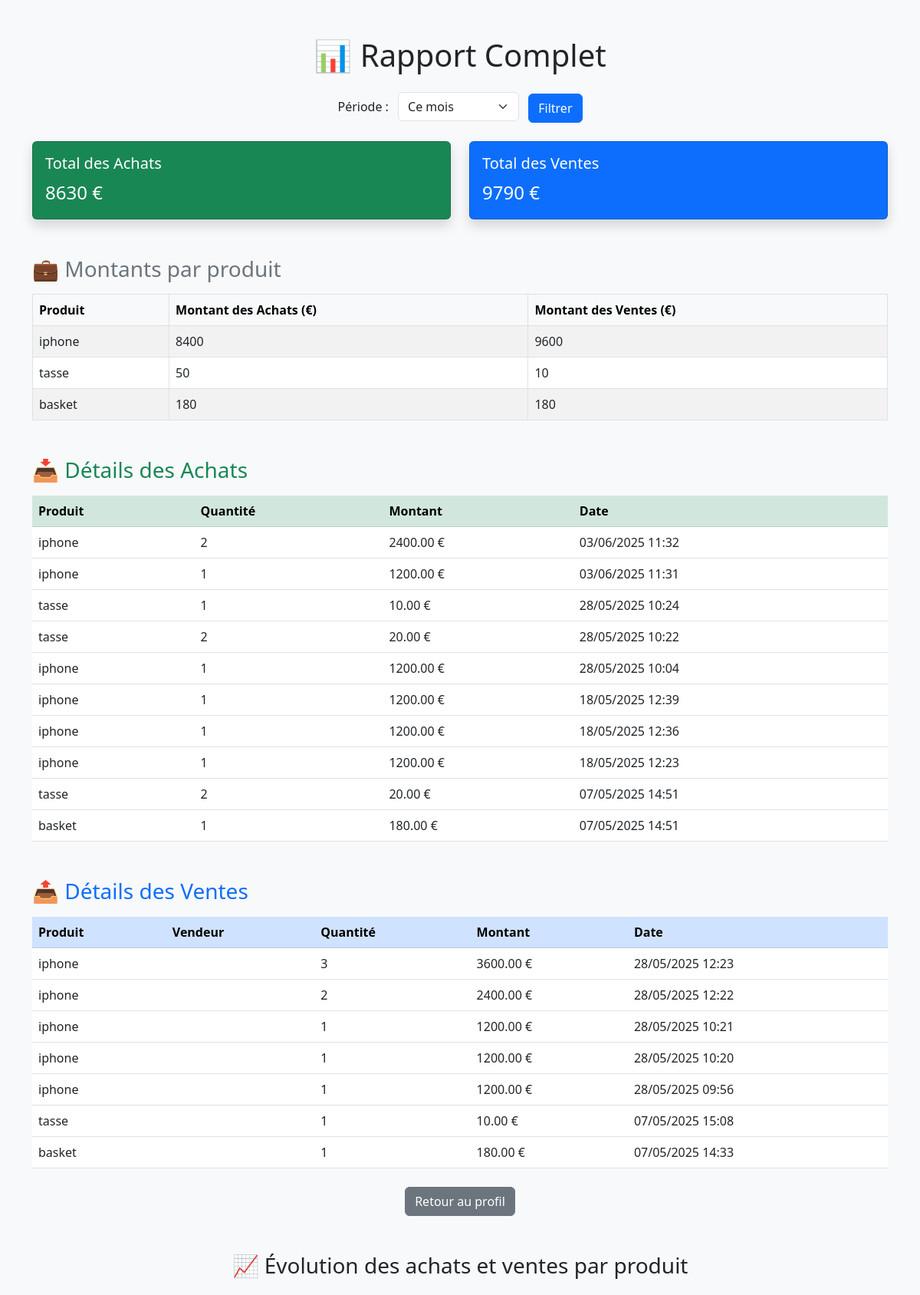
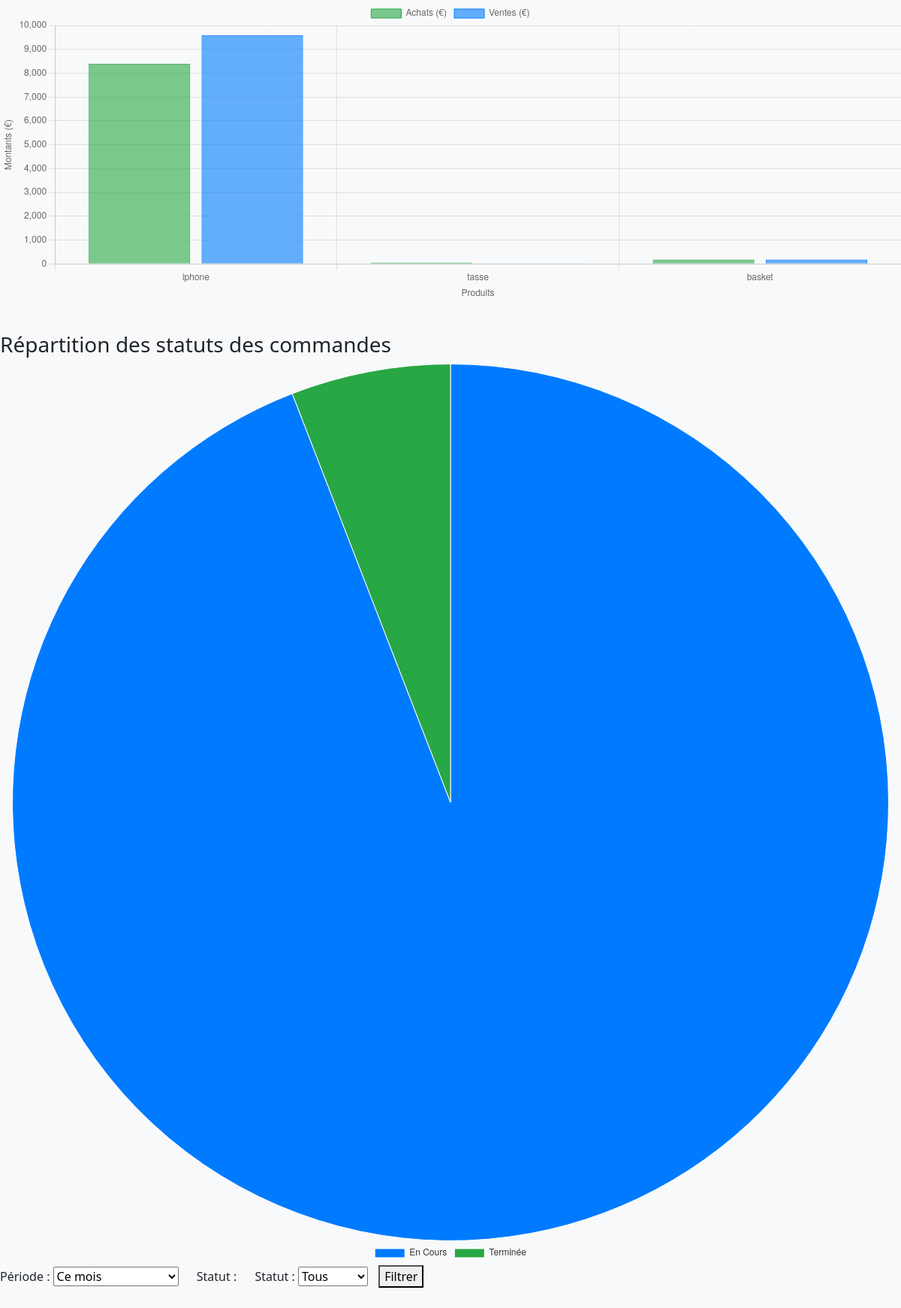
Page /inventaire/rapports/complet/ on the committed database (2 pictures, top to bottom).
### inventaire/models.py (models this page shows, shortened)
class Produit(models.Model):
    nom = models.CharField(max_length=100)
    description = models.TextField()
    prix = models.PositiveIntegerField()
    quantite_stock = models.PositiveIntegerField()
    date_ajout = models.DateTimeField(auto_now_add=True)
    seuil_min = models.PositiveIntegerField(default=5)  # seuil critique
    seuil_max = models.PositiveIntegerField(default=100)  # stock idéal  #
    vendeur = models.CharField(max_length=100, blank=True, null=True)

class Commande(models.Model):
    TYPE_CHOICES = [
        ('achat', 'Achat'),
        ('vente', 'Vente'),
    ]
    STATUT_CHOICES = [
        ('en_cours', 'En Cours'),
        ('terminee', 'Terminée'),
        ('annulee', 'Annulée'),
    ]
    type = models.CharField(max_length=10, choices=TYPE_CHOICES)
    date = models.DateTimeField(default=timezone.now)
    montant_total = models.DecimalField(max_digits=10, decimal_places=2)
    quantite = models.PositiveIntegerField()
    statut = models.CharField(max_length=10, choices=STATUT_CHOICES)
    produit = models.ForeignKey(Produit, on_delete=models.CASCADE)
    utilisateur = models.ForeignKey(Utilisateur, on_delete=models.CASCADE)

### inventaire/views.py (the view)
# urls.py: path('rapports/complet/', views.rapport_complet, name='rapport_complet'),
def rapport_complet(request):
    periode = request.GET.get('periode', 'mois')
    if periode == 'semaine':
        date_min = datetime.now() - timedelta(days=7)
    elif periode == 'mois':
        date_min = datetime.now() - timedelta(days=30)
    else:
        date_min = datetime.min
    commandes_filtrees = Commande.objects.filter(date__gte=date_min)
    total_achats = commandes_filtrees.filter(type='achat').aggregate(total=Sum('montant_total'))['total'] or 0
    total_ventes = commandes_filtrees.filter(type='vente').aggregate(total=Sum('montant_total'))['total'] or 0
    details_par_produit = []
    produits = Produit.objects.all()
    for produit in produits:
        montant_achat = commandes_filtrees.filter(type='achat', produit=produit).aggregate(total=Sum('montant_total'))['total'] or 0
        montant_vente = commandes_filtrees.filter(type='vente', produit=produit).aggregate(total=Sum('montant_total'))['total'] or 0
        if montant_achat > 0 or montant_vente > 0:
            details_par_produit.append({
                'produit': produit.nom,
                'vendeur': produit.vendeur,
                'achat': montant_achat,
                'vente': montant_vente,
            })
    achats = commandes_filtrees.filter(type='achat').order_by('-date')
    ventes = commandes_filtrees.filter(type='vente').order_by('-date')
    statuts = commandes_filtrees.values('statut').annotate(total=Count('id'))
    statut_labels = [dict(Commande.STATUT_CHOICES).get(s['statut'], s['statut']) for s in statuts]
    statut_data = [s['total'] for s in statuts]
    statut_labels_json = json.dumps(statut_labels)
    statut_data_json = json.dumps(statut_data)
    return render(request, 'inventaire/rapport_complet.html', {
        'periode': periode,
        'total_achats': total_achats,
        'total_ventes': total_ventes,
        'details_par_produit': details_par_produit,
        'achats': achats,
        'ventes': ventes,
        'statut_labels': statut_labels_json,
        'statut_data': statut_data_json
    })

### inventaire/templates/inventaire/rapport_complet.html (shortened to what this page needs)
<!DOCTYPE html>
<html lang="fr">
<head>
    {% load static %}
    <link href="https://cdn.jsdelivr.net/npm/bootstrap@5.3.0/dist/css/bootstrap.min.css" rel="stylesheet">
</head>
<body class="bg-light">
<div class="container my-5">
    <h1 class="text-center mb-4">📊 Rapport Complet</h1>
    <form method="get" class="text-center mb-4">
        <label class="me-2">Période :</label>
        <select name="periode" class="form-select d-inline w-auto">
            <option value="mois" {% if periode == 'mois' %}selected{% endif %}>Ce mois</option>
        </select>
        <button class="btn btn-primary ms-2">Filtrer</button>
    </form>
    <div class="row mb-4">
        <div class="col-md-6">
            <div class="card text-white bg-success shadow">
                <div class="card-body">
                    <h5 class="card-title">Total des Achats</h5>
                    <p class="card-text fs-4">{{ total_achats }} €</p>
                </div>
            </div>
        </div>
        <div class="col-md-6">
            <div class="card text-white bg-primary shadow">
                <div class="card-body">
                    <h5 class="card-title">Total des Ventes</h5>
                    <p class="card-text fs-4">{{ total_ventes }} €</p>
                </div>
            </div>
        </div>
    </div>
    <h3 class="mt-5 mb-3 text-secondary">💼 Montants par produit</h3>
    <table class="table table-bordered table-striped">
        <thead class="table-light">
            <tr>
                <th>Produit</th>
                <th>Montant des Achats (€)</th>
                <th>Montant des Ventes (€)</th>
            </tr>
        </thead>
        <tbody>
            {% for item in details_par_produit %}
            <tr>
                <td>{{ item.produit }}</td>
                <td>{{ item.achat }}</td>
                <td>{{ item.vente }}</td>
            </tr>
            {% endfor %}
        </tbody>
    </table>
    <h3 class="mt-5 mb-3 text-success">📥 Détails des Achats</h3>
    <table class="table table-hover">
        <thead class="table-success">
            <tr>
                <th>Produit</th>
                <th>Quantité</th>
                <th>Montant</th>
                <th>Date</th>
            </tr>
        </thead>
        <tbody>
            {% for achat in achats %}
            <tr>
                <td>{{ achat.produit.nom }}</td>
                <td>{{ achat.quantite }}</td>
                <td>{{ achat.montant_total }} €</td>
                <td>{{ achat.date|date:"d/m/Y H:i" }}</td>
            </tr>
            {% endfor %}
        </tbody>
    </table>
    <h3 class="mt-5 mb-3 text-primary">📤 Détails des Ventes</h3>
    <table class="table table-hover">
        <thead class="table-primary">
            <tr>
                <th>Produit</th>
                <th>Vendeur</th>
                <th>Quantité</th>
                <th>Montant</th>
                <th>Date</th>
            </tr>
        </thead>
        <tbody>
            {% for vente in ventes %}
            <tr>
                <td>{{ vente.produit.nom }}</td>
                <td>{{ item.vendeur }}</td>
                <td>{{ vente.quantite }}</td>
                <td>{{ vente.montant_total }} €</td>
                <td>{{ vente.date|date:"d/m/Y H:i" }}</td>
            </tr>
            {% endfor %}
        </tbody>
    </table>
    <div class="text-center mt-4">
        <a href="{% url 'profile' %}" class="btn btn-secondary">Retour au profil</a>
    </div>
</div>
</body>
</html>
<div class="mt-5">
    <h3 class="text-center mb-4">📈 Évolution des achats et ventes par produit</h3>
    <canvas id="evolutionChart" height="100"></canvas>
</div>
<script>
    const ctx = document.getElementById('evolutionChart').getContext('2d');
    const labels = [{% for item in details_par_produit %}'{{ item.produit }}',{% endfor %}];
    const dataAchats = [{% for item in details_par_produit %}{{ item.achat }},{% endfor %}];
    const dataVentes = [{% for item in details_par_produit %}{{ item.vente }},{% endfor %}];
    new Chart(ctx, {
        type: 'bar',
        data: {
            labels: labels,
            datasets: [
                {
                    label: 'Achats (€)',
                    data: dataAchats,
                    backgroundColor: 'rgba(40, 167, 69, 0.6)', // vert
                    borderColor: 'rgba(40, 167, 69, 1)',
                    borderWidth: 1
                },
                {
                    label: 'Ventes (€)',
                    data: dataVentes,
                    backgroundColor: 'rgba(0, 123, 255, 0.6)', // bleu
                    borderColor: 'rgba(0, 123, 255, 1)',
                    borderWidth: 1
                }
            ]
        },
        options: {
            responsive: true,
            scales: {
                y: {
                    beginAtZero: true,
                    title: { display: true, text: 'Montants (€)' }
                },
                x: {
                    title: { display: true, text: 'Produits' }
                }
            }
        }
    });
</script>
<h3 style="margin-top: 40px;">Répartition des statuts des commandes</h3>
<canvas id="statutChart" width="400" height="400"></canvas>
<script>
    const ctxStatut = document.getElementById('statutChart').getContext('2d');
    const statutChart = new Chart(ctxStatut, {
        type: 'pie',
        data: {
            labels: {{ statut_labels|safe }},
            datasets: [{
                data: {{ statut_data|safe }},
                backgroundColor: ['#007bff', '#28a745', '#dc3545'],
                borderWidth: 1
            }]
        },
        options: {
            responsive: true,
            plugins: {
                legend: {
                    position: 'bottom',
                    labels: {
                        color: '#333'
                    }
                }
            }
        }
    });
</script>
<form method="get" style="margin-bottom: 30px;">
    <label for="periode">Période :</label>
    <select name="periode" id="periode">
        <option value="mois" {% if periode == 'mois' %}selected{% endif %}>Ce mois</option>
    </select>
    <label for="statut" style="margin-left: 20px;">Statut :</label>
    <label for="statut" style="margin-left: 20px;">Statut :</label>
    <select name="statut" id="statut">
        <option value="" {% if not statut_filter %}selected{% endif %}>Tous</option>
    </select>
    <button type="submit" style="margin-left: 10px;">Filtrer</button>
</form>

### rows in the picture
Produit: produit "iphone"
Produit: produit "tasse"
Produit: produit "basket"
Commande: produit.nom "iphone", quantite "2", montant_total "2400.00", date "03/06/2025 11:32"
Commande: produit.nom "iphone", quantite "1", montant_total "1200.00", date "03/06/2025 11:31"
Commande: produit.nom "tasse", quantite "1", montant_total "10.00", date "28/05/2025 10:24"
Commande: produit.nom "tasse", quantite "2", montant_total "20.00", date "28/05/2025 10:22"
Commande: produit.nom "iphone", quantite "1", montant_total "1200.00", date "28/05/2025 10:04"
Commande: produit.nom "iphone", quantite "1", montant_total "1200.00", date "18/05/2025 12:39"
Commande: produit.nom "iphone", quantite "1", montant_total "1200.00", date "18/05/2025 12:36"
Commande: produit.nom "iphone", quantite "1", montant_total "1200.00", date "18/05/2025 12:23"
Commande: produit.nom "tasse", quantite "2", montant_total "20.00", date "07/05/2025 14:51"
Commande: produit.nom "basket", quantite "1", montant_total "180.00", date "07/05/2025 14:51"
Commande: produit.nom "iphone", quantite "3", montant_total "3600.00", date "28/05/2025 12:23"
Commande: produit.nom "iphone", quantite "2", montant_total "2400.00", date "28/05/2025 12:22"
Commande: produit.nom "iphone", quantite "1", montant_total "1200.00", date "28/05/2025 10:21"
Commande: produit.nom "iphone", quantite "1", montant_total "1200.00", date "28/05/2025 10:20"
Commande: produit.nom "iphone", quantite "1", montant_total "1200.00", date "28/05/2025 09:56"
Commande: produit.nom "tasse", quantite "1", montant_total "10.00", date "07/05/2025 15:08"
Commande: produit.nom "basket", quantite "1", montant_total "180.00", date "07/05/2025 14:33"

### other values in the picture
{{ total_achats }} "8630"
{{ total_ventes }} "9790"
{{ item.achat }} "8400" "50" "180"
{{ item.vente }} "9600" "10" "180"
chart data {{ item.produit }} iphone, tasse, basket
chart data {{ item.achat }} 8400, 50, 180
chart data {{ item.vente }} 9600, 10, 180
